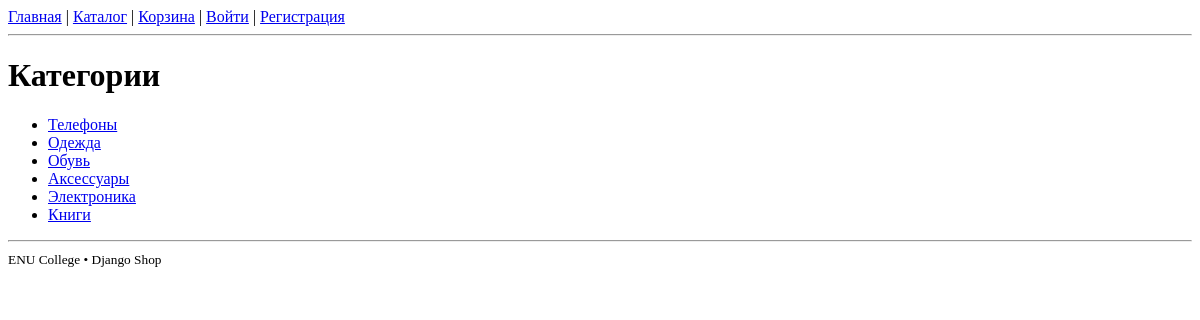
Page /categories/ on the earlier database version.
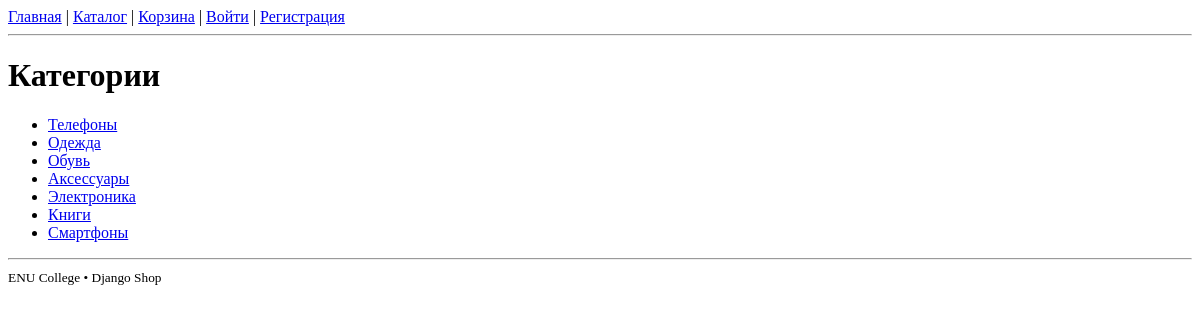
Same page on the later database version.
### catalog/models.py (models this page shows, shortened)
class Category(models.Model):
    name = models.CharField(max_length=200, unique=True)
    slug = models.SlugField(max_length=200, unique=True)
    class Meta:
        verbose_name = 'Категория'
        verbose_name_plural = 'Категории'

### catalog/views.py (the view)
# urls.py: path('categories/', views.category_list, name='category_list'),
def category_list(request):
    categories = Category.objects.all()
    return render(request, 'catalog/category_list.html', {'categories': categories})

### catalog/templates/catalog/category_list.html (shortened to what this page needs)
{% extends 'base.html' %}
{% block content %}
<h1>Категории</h1>
{% if categories %}
  <ul>
  {% for c in categories %}
    <li><a href="{% url 'catalog:product_list_by_category' c.slug %}">{{ c.name }}</a></li>
  {% endfor %}
  </ul>
{% else %}
  <p>Категории не добавлены.</p>
{% endif %}
{% endblock %}

Differences in the rows shown:
added Category: name "Смартфоны"
